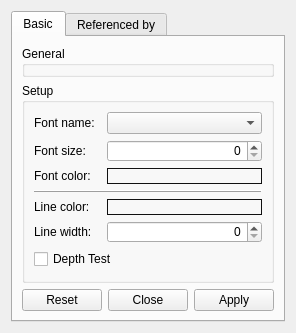
<?xml version="1.0" encoding="UTF-8"?>
<ui version="4.0">
 <class>AtomLabelSetupDesigner</class>
 <widget class="QWidget" name="AtomLabelSetupDesigner">
  <property name="geometry">
   <rect>
    <x>0</x>
    <y>0</y>
    <width>283</width>
    <height>320</height>
   </rect>
  </property>
  <property name="windowTitle">
   <string>Atom Label Setup Designer</string>
  </property>
  <layout class="QVBoxLayout">
   <item>
    <widget class="QTabWidget" name="tabWidget">
     <property name="styleSheet">
      <string notr="true"/>
     </property>
     <property name="currentIndex">
      <number>0</number>
     </property>
     <widget class="QWidget" name="basicTab">
      <attribute name="title">
       <string>Basic</string>
      </attribute>
      <layout class="QVBoxLayout" name="_3">
       <item>
        <widget class="QGroupBox" name="generalGB">
         <property name="sizePolicy">
          <sizepolicy hsizetype="Preferred" vsizetype="Fixed">
           <horstretch>0</horstretch>
           <verstretch>0</verstretch>
          </sizepolicy>
         </property>
         <property name="title">
          <string>General</string>
         </property>
        </widget>
       </item>
       <item>
        <widget class="QGroupBox" name="groupBox_3">
         <property name="styleSheet">
          <string notr="true">QPushButton {
	border: 1px solid #101010;
	border-radius: 0px;
}</string>
         </property>
         <property name="title">
          <string>Setup</string>
         </property>
         <layout class="QGridLayout" name="_2">
          <item row="0" column="0">
           <widget class="QLabel" name="label_2">
            <property name="text">
             <string>Font name:</string>
            </property>
           </widget>
          </item>
          <item row="2" column="0">
           <widget class="QLabel" name="label_3">
            <property name="text">
             <string>Font color:</string>
            </property>
           </widget>
          </item>
          <item row="2" column="2">
           <widget class="QColorPushButton" name="labelColorPB">
            <property name="text">
             <string/>
            </property>
           </widget>
          </item>
          <item row="3" column="0" colspan="3">
           <widget class="QFrame" name="frame">
            <property name="sizePolicy">
             <sizepolicy hsizetype="Preferred" vsizetype="Fixed">
              <horstretch>0</horstretch>
              <verstretch>3</verstretch>
             </sizepolicy>
            </property>
            <property name="frameShape">
             <enum>QFrame::HLine</enum>
            </property>
            <property name="frameShadow">
             <enum>QFrame::Raised</enum>
            </property>
           </widget>
          </item>
          <item row="4" column="0">
           <widget class="QLabel" name="label">
            <property name="text">
             <string>Line color:</string>
            </property>
           </widget>
          </item>
          <item row="4" column="2">
           <widget class="QColorPushButton" name="lineColorPB">
            <property name="sizePolicy">
             <sizepolicy hsizetype="Expanding" vsizetype="Fixed">
              <horstretch>0</horstretch>
              <verstretch>0</verstretch>
             </sizepolicy>
            </property>
            <property name="text">
             <string/>
            </property>
           </widget>
          </item>
          <item row="5" column="0">
           <widget class="QLabel" name="label_4">
            <property name="text">
             <string>Line width:</string>
            </property>
           </widget>
          </item>
          <item row="5" column="2">
           <widget class="QSpinBox" name="lineWidthSB">
            <property name="sizePolicy">
             <sizepolicy hsizetype="Expanding" vsizetype="Fixed">
              <horstretch>0</horstretch>
              <verstretch>0</verstretch>
             </sizepolicy>
            </property>
            <property name="layoutDirection">
             <enum>Qt::LeftToRight</enum>
            </property>
            <property name="alignment">
             <set>Qt::AlignRight|Qt::AlignTrailing|Qt::AlignVCenter</set>
            </property>
           </widget>
          </item>
          <item row="7" column="0">
           <spacer name="verticalSpacer">
            <property name="orientation">
             <enum>Qt::Vertical</enum>
            </property>
            <property name="sizeHint" stdset="0">
             <size>
              <width>20</width>
              <height>40</height>
             </size>
            </property>
           </spacer>
          </item>
          <item row="1" column="2">
           <widget class="QSpinBox" name="labelFontSizeSB">
            <property name="alignment">
             <set>Qt::AlignRight|Qt::AlignTrailing|Qt::AlignVCenter</set>
            </property>
           </widget>
          </item>
          <item row="1" column="0">
           <widget class="QLabel" name="label_5">
            <property name="text">
             <string>Font size:</string>
            </property>
           </widget>
          </item>
          <item row="0" column="2">
           <widget class="QFTGLFontComboBox" name="fontNameCB"/>
          </item>
          <item row="6" column="0" colspan="3">
           <widget class="QCheckBox" name="depthTestCB">
            <property name="text">
             <string>Depth Test</string>
            </property>
           </widget>
          </item>
         </layout>
        </widget>
       </item>
       <item>
        <widget class="QDialogButtonBox" name="buttonBox">
         <property name="standardButtons">
          <set>QDialogButtonBox::Apply|QDialogButtonBox::Close|QDialogButtonBox::Reset</set>
         </property>
        </widget>
       </item>
      </layout>
     </widget>
     <widget class="QWidget" name="refByTab">
      <attribute name="title">
       <string>Referenced by</string>
      </attribute>
     </widget>
    </widget>
   </item>
  </layout>
 </widget>
 <customwidgets>
  <customwidget>
   <class>QColorPushButton</class>
   <extends>QPushButton</extends>
   <header location="global">ColorPushButton.hpp</header>
  </customwidget>
  <customwidget>
   <class>QFTGLFontComboBox</class>
   <extends>QComboBox</extends>
   <header location="global">FTGLFontComboBox.hpp</header>
  </customwidget>
 </customwidgets>
 <resources/>
 <connections/>
</ui>
